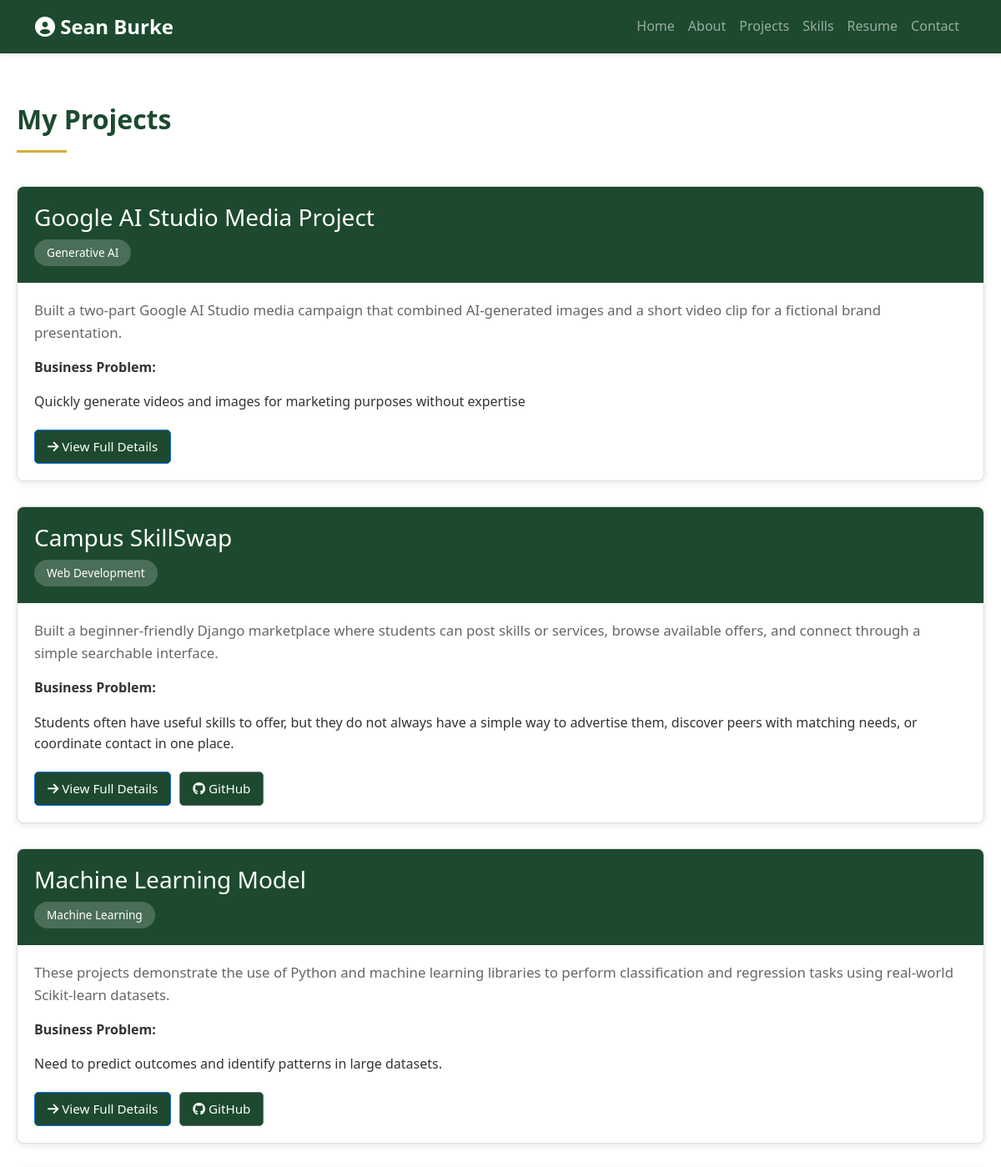
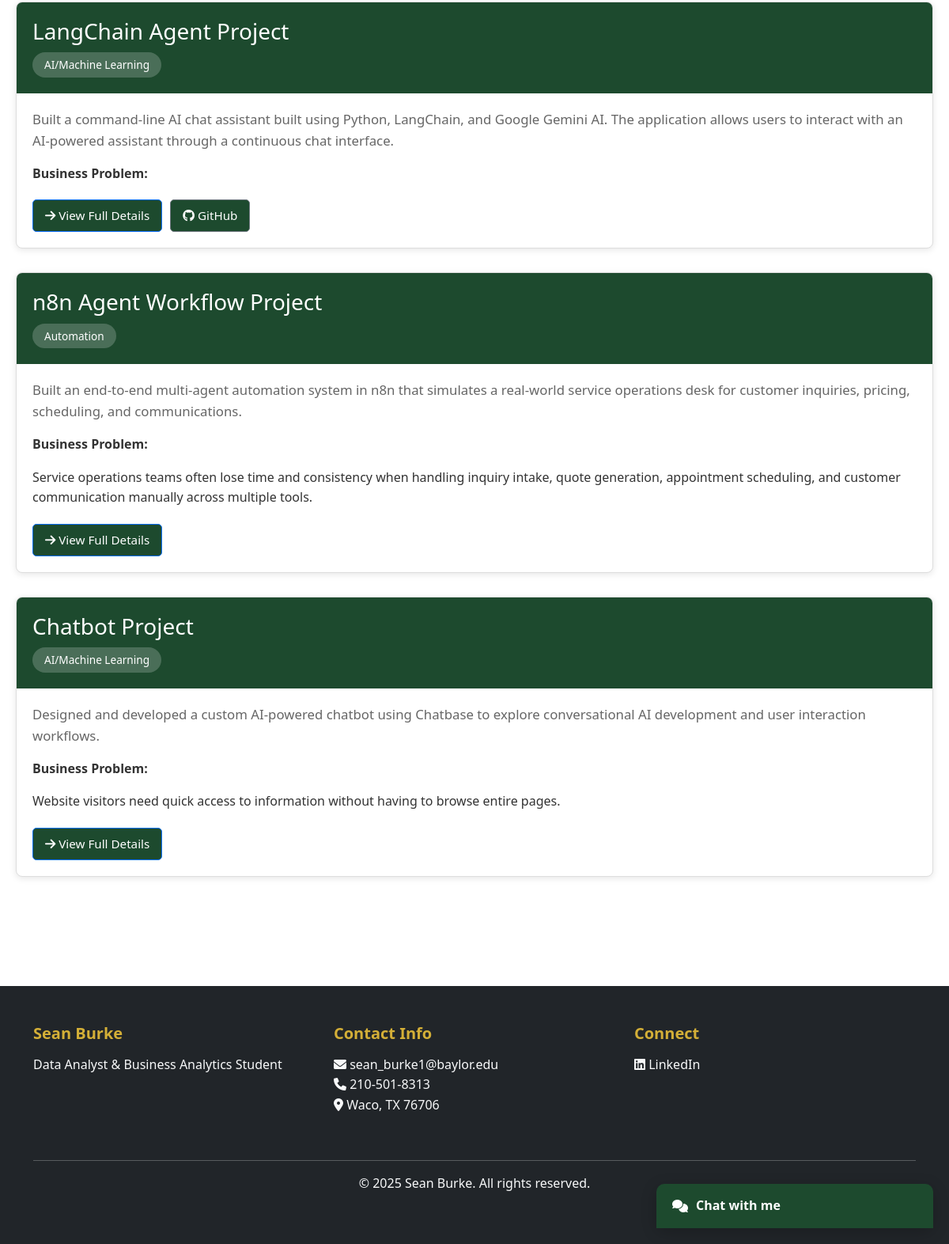
/projects/, run on the app's committed database (2 pictures, top to bottom).
### portfolio/models.py (models this page shows, shortened)
class Project(models.Model):
    title = models.CharField(max_length=200)
    summary = models.CharField(max_length=500)
    description = models.TextField()
    category = models.CharField(max_length=100)
    business_problem = models.TextField()
    tools_used = models.CharField(max_length=500)
    key_features = models.TextField()
    role_contribution = models.TextField()
    challenge = models.TextField()
    lessons_learned = models.TextField()
    image = models.ImageField(upload_to='projects/', blank=True, null=True)
    github_link = models.URLField(blank=True, null=True)
    demo_link = models.URLField(blank=True, null=True)
    created_at = models.DateTimeField(auto_now_add=True)
    updated_at = models.DateTimeField(auto_now=True)
    class Meta:
        ordering = ['-created_at']

### portfolio/views.py (the view)
# urls.py: path('projects/', views.projects_list, name='projects'),
def projects_list(request):
    projects = Project.objects.all()
    context = {
        'portfolio_info': PORTFOLIO_INFO,
        'projects': projects,
    }
    return render(request, 'portfolio/projects.html', context)

### templates/portfolio/projects.html (shortened to what this page needs)
{% extends 'portfolio/base.html' %}
{% block content %}
<div class="projects-section">
    <div class="projects-container">
        <h2 class="section-title" style="margin-bottom: 40px;">My Projects</h2>
        {% if projects %}
        {% for project in projects %}
        <div class="project-card">
            <div class="project-card-header">
                <h3>{{ project.title }}</h3>
                <span class="project-category">{{ project.category }}</span>
            </div>
            <div class="project-card-body">
                <p class="project-summary">{{ project.summary }}</p>
                <p><strong>Business Problem:</strong></p>
                <p>{{ project.business_problem|truncatewords:30 }}</p>
                <div class="project-links">
                    <a href="{% url 'portfolio:project_detail' project.id %}" class="btn btn-sm btn-primary">
                        <i class="fas fa-arrow-right"></i> View Full Details
                    </a>
                    {% if project.github_link %}
                    <a href="{{ project.github_link }}" target="_blank" class="btn btn-sm btn-outline-secondary">
                        <i class="fab fa-github"></i> GitHub
                    </a>
                    {% endif %}
                </div>
            </div>
        </div>
        {% endfor %}
        {% else %}
        <div class="alert alert-info text-center" role="alert">
            <p>No projects added yet. Check back soon!</p>
        </div>
        {% endif %}
    </div>
</div>
{% endblock %}

### static/css/style.css (style rules this page uses)
:root { --primary-green: #1d4a2e; --light-green: #2d5f3f; --accent-gold: #d4af37; --text-dark: #333; --text-light: #666; --border-color: #ddd; }
* { margin: 0; padding: 0; box-sizing: border-box; }
body { font-family: 'Segoe UI', Tahoma, Geneva, Verdana, sans-serif; color: var(--text-dark); line-height: 1.6; }
.about-section h2, .section-title { color: var(--primary-green); font-weight: bold; margin-bottom: 30px; position: relative; padding-bottom: 20px; }
.about-section h2::after, .section-title::after { content: ''; position: absolute; bottom: 0; left: 0; width: 60px; height: 3px; background-color: var(--accent-gold); }
.projects-section { padding: 60px 20px; background-color: white; }
.projects-container { max-width: 1200px; margin: 0 auto; }
.project-card { background: white; border: 1px solid var(--border-color); border-radius: 8px; overflow: hidden; transition: transform 0.3s ease, box-shadow 0.3s ease; margin-bottom: 30px; box-shadow: 0 2px 8px rgba(0, 0, 0, 0.1); }
.project-card-header { background-color: var(--primary-green); color: white; padding: 20px; position: relative; }
.project-card-header h3 { margin-bottom: 10px; }
.project-category { display: inline-block; background-color: rgba(255, 255, 255, 0.2); padding: 5px 15px; border-radius: 20px; font-size: 0.85rem; }
.project-card-body { padding: 20px; }
.project-summary { font-size: 1.05rem; color: var(--text-light); margin-bottom: 15px; font-weight: 500; }
.project-links { margin-top: 20px; display: flex; gap: 10px; }
.project-links a { display: inline-block; padding: 8px 15px; background-color: var(--primary-green); color: white; border-radius: 5px; text-decoration: none; transition: background-color 0.3s ease; font-size: 0.95rem; }

### data on the page
Project: title "Google AI Studio Media Project", category "Generative AI", summary "Built a two-part Google AI Studio media campaign that combined AI-generated images and a short video clip for a fictional brand presentation.", business_problem "Quickly generate videos and images for marketing purposes without expertise"
Project: title "Campus SkillSwap", category "Web Development", summary "Built a beginner-friendly Django marketplace where students can post skills or services, browse available offers, and connect through a simple searchable interface.", business_problem "Students often have useful skills to offer, but they do not always have a simple way to advertise them, discover peers with matching needs, or coordinate contact in one place."
Project: title "Machine Learning Model", category "Machine Learning", summary "These projects demonstrate the use of Python and machine learning libraries to perform classification and regression tasks using real-world Scikit-learn datasets.", business_problem "Need to predict outcomes and identify patterns in large datasets."
Project: title "LangChain Agent Project", category "AI/Machine Learning", summary "Built a command-line AI chat assistant built using Python, LangChain, and Google Gemini AI. The application allows users to interact with an AI-powered assistant through a continuous chat interface."
Project: title "n8n Agent Workflow Project", category "Automation", summary "Built an end-to-end multi-agent automation system in n8n that simulates a real-world service operations desk for customer inquiries, pricing, scheduling, and communications.", business_problem "Service operations teams often lose time and consistency when handling inquiry intake, quote generation, appointment scheduling, and customer communication manually across multiple tools."
Project: title "Chatbot Project", category "AI/Machine Learning", summary "Designed and developed a custom AI-powered chatbot using Chatbase to explore conversational AI development and user interaction workflows.", business_problem "Website visitors need quick access to information without having to browse entire pages."

### other printed values
{{ portfolio_info.email }} "sean_burke1@baylor.edu"
{{ portfolio_info.phone }} "210-501-8313"
{{ portfolio_info.location }} "Waco, TX 76706"
